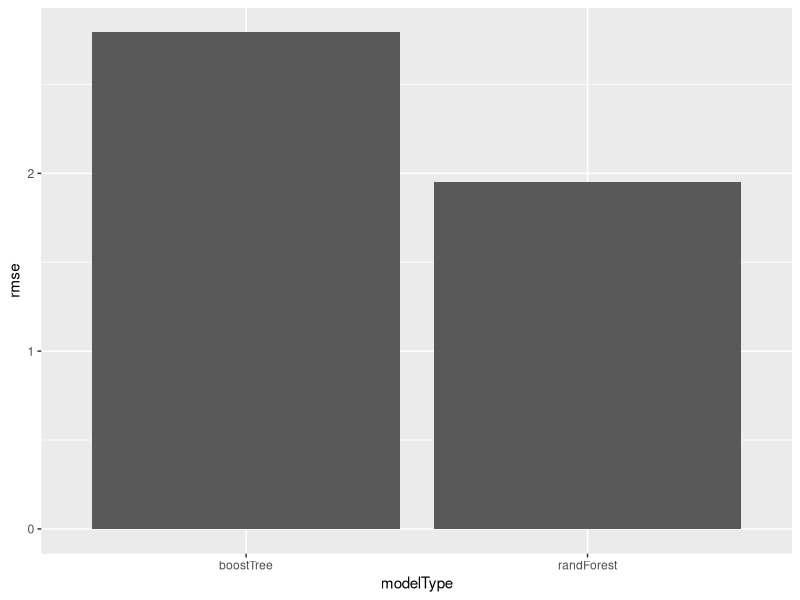
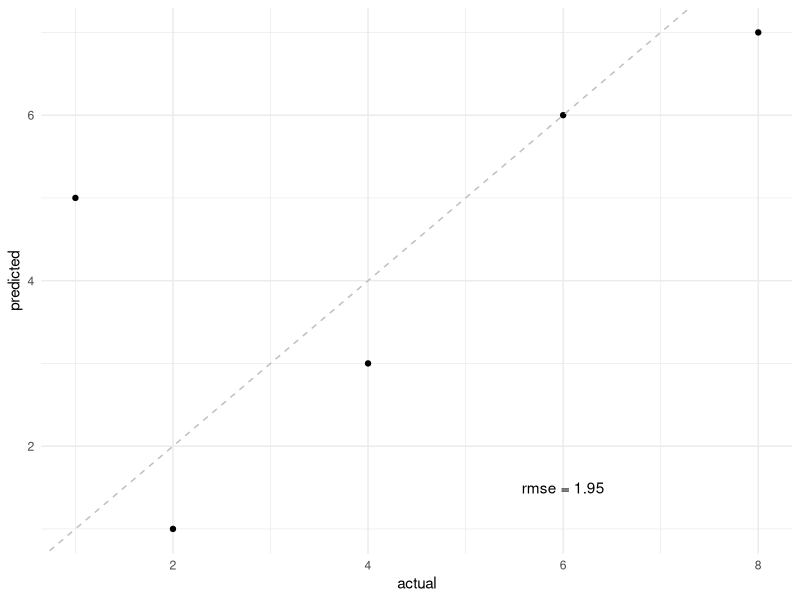

Here is the R script that generated these plots, in order:
## Creating a data frame
zooData <- data.frame(animals = c("lion", "tiger", "bear"),
                      age = c(10, 2, 7 ))
  


predicted <- c(1,3,5,7,6)
actual <- c(2,4,1,8,6)  

library (Metrics)
errors <- data.frame(mae=mae(actual, predicted),
                     rmse=rmse(actual, predicted),
                     modelType = "randForest")


predicted2<- c(5, 6, 5, 9, 3)
errors <- rbind(errors,
                data.frame(mae=mae(actual, predicted2),
                            rmse=rmse(actual, predicted2),
                            modelType = "boosTree"))

#make a data frame all at once
errors <- data.frame(mae = c(mae(actual, predicted), mae(actual, predicted2)),
                     rmse = c(rmse(actual, predicted), rmse(actual, predicted2)),
                     modelType = c("randForest", "boostTree"))

## make a plot of errors
library(ggplot2)
ggplot(errors, aes(x=modelType, y=rmse)) +
  geom_bar(stat = "summary", fun = "mean")


values<-data.frame(actual = actual,
           predicted = predicted, 
           predicted2 = predicted2)

ggplot(values, aes(x = actual, y = predicted)) +
  geom_point() +
  theme_minimal() +
  geom_abline(lty = "dashed", color = "grey") +
  annotate(geom = "text", label = paste("rmse =", round(rmse(actual, predicted), 2)),
           x = 6, y = 1.5)
